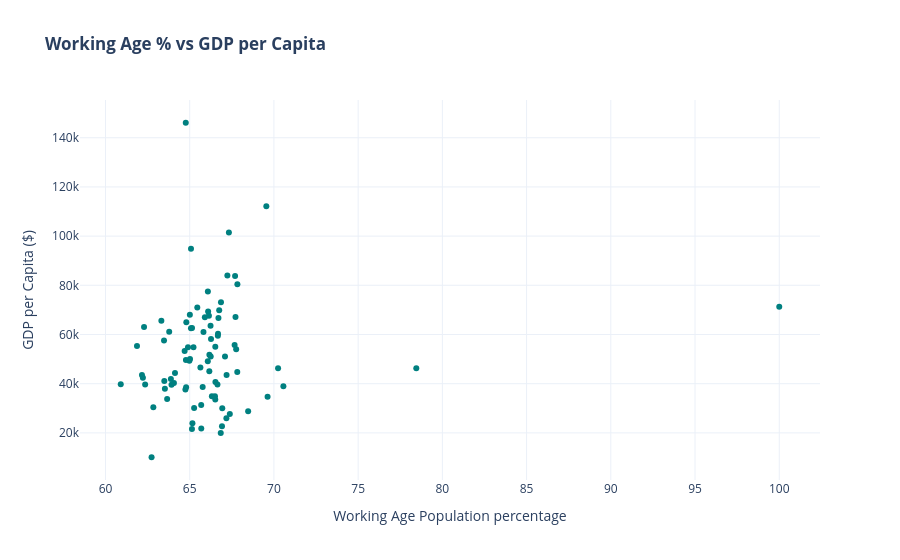

Notebook cell for this chart:
### Code cell
# 3. Create the Interactive Scatter Plot
fig = px.scatter(
    data_copy, 
    x='Working Age Population percentage', 
    y='GDP per Capita',
    hover_name='City',           # Shows city name on hover
    title='<b>Working Age % vs GDP per Capita</b>',
    labels={
        'Working Age %': 'Working Age Population (%)', 
        'GDP per Capita': 'GDP per Capita ($)'
    },
    template='plotly_white',
    color_discrete_sequence=['teal']
)

fig.show()

### Figure 1 — Plotly figure (JSON) as saved in the notebook; plotly's stock layout.template omitted (floating-point values rounded to 4 significant figures)
{"data": [{"hovertemplate": "<b>%{hovertext}</b><br><br>Working Age Population percentage=%{x}<br>GDP per Capita ($)=%{y}<extra></extra>", "hovertext": ["Salzburg", "Vienna", "Antwerp", "Bruges", "Brussels", "Gent", "Dobrich", "Sofia", "Split", "Zagreb", "Lefkosia", "Lemesos", "Ostrava", "Prague", "Copenhagen", "Odense", "Tallinn", "Helsinki", "Tampere", "Lyon", "Paris", "Toulouse", "Berlin", "Cologne", "Dresden", "Dusseldorf", "Frankfurt am Main", "Hamburg", "Hanover", "Leipzig", "Munich", "Stuttgart", "Athens", "Thessaloniki", "Budapest", "Debrecen", "Miskolc", "Cork", "Dublin", "Florence", "Milan", "Naples", "Rome", "Turin", "Venice", "Riga", "Luxembourg", "Malta", "Amsterdam", "Eindhoven", "Rotterdam", "The Hague", "Utrecht", "Bergen", "Oslo", "Stavanger", "Cracow", "Lodz", "Warsaw", "Braga", "Coimbra", "Lisbon", "Porto", "Giroc", "Bratislava", "Ljubljana", "Barcelona", "Madrid", "Malaga", "Seville", "Valencia", "Gothenburg", "Malmo", "Stockholm", "Basel", "Geneva", "Zurich", "Adana", "Ankara", "Edinburgh", "Glasgow", "Leeds", "Liverpool", "London"], "legendgroup": "", "marker": {"color": "teal", "symbol": "circle"}, "mode": "markers", "name": "", "orientation": "v", "showlegend": false, "type": "scatter", "x": [66.71, 67.67, 63.47, 62.29, 65.08, 64.7, 62.74, 67.19, 65.13, 65.77, 66.5, 66.32, 65.26, 64.8, 66.24, 64.06, 64.98, 66.67, 63.88, 70.25, 63.32, 78.45, 65.63, 66.68, 60.91, 100.0, 66.09, 65.82, 64.9, 63.49, 67.24, 66.14, 64.79, 65.16, 66.07, 66.92, 65.69, 64.77, 67.33, 61.87, 63.78, 67.18, 65.02, 62.16, 62.35, 63.92, 69.55, 67.82, 66.86, 65.14, 65.22, 66.52, 65.9, 66.25, 67.72, 66.27, 66.53, 64.74, 65.01, 68.47, 62.84, 62.22, 65.68, 69.62, 66.08, 66.17, 66.16, 67.09, 67.38, 66.93, 66.52, 64.77, 64.13, 65.45, 65.08, 67.69, 67.83, 66.84, 70.56, 67.76, 66.65, 63.53, 63.66, 66.75], "xaxis": "x", "y": [66690.0, 55770.0, 57600.0, 63080.0, 62500.0, 53310.0, 10090.0, 43560.0, 21560.0, 38660.0, 34910.0, 34910.0, 30100.0, 65000.0, 63540.0, 40300.0, 49330.0, 59500.0, 41950.0, 46230.0, 65630.0, 46230.0, 46550.0, 60310.0, 39770.0, 71240.0, 69370.0, 61060.0, 54830.0, 41100.0, 83960.0, 67640.0, 38580.0, 23940.0, 49130.0, 22650.0, 21800.0, 146100.0, 101500.0, 55280.0, 61130.0, 25950.0, 50090.0, 43500.0, 39680.0, 39540.0, 112100.0, 44780.0, 73060.0, 62660.0, 54780.0, 54980.0, 67060.0, 51100.0, 67130.0, 58140.0, 40720.0, 37620.0, 67990.0, 28780.0, 30410.0, 42360.0, 31340.0, 34710.0, 77460.0, 51730.0, 45020.0, 51020.0, 27690.0, 30000.0, 33570.0, 49590.0, 44390.0, 70950.0, 94830.0, 83750.0, 80430.0, 19940.0, 38920.0, 54000.0, 39670.0, 37990.0, 33750.0, 69860.0], "yaxis": "y"}], "layout": {"legend": {"tracegroupgap": 0}, "title": {"text": "<b>Working Age % vs GDP per Capita</b>"}, "xaxis": {"anchor": "y", "domain": [0, 1], "title": {"text": "Working Age Population percentage"}}, "yaxis": {"anchor": "x", "domain": [0, 1], "title": {"text": "GDP per Capita ($)"}}}}
